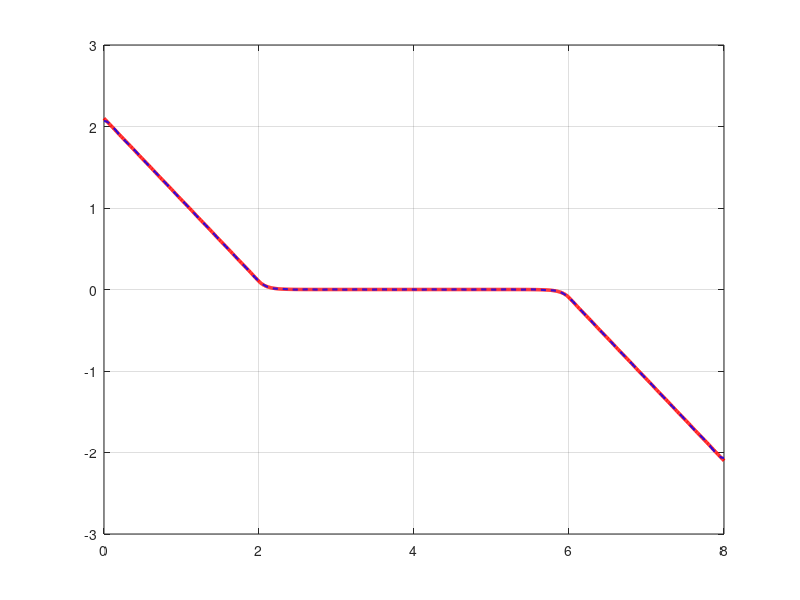

Recreate this plot in MATLAB. (Note: this script raises an error after producing the figure.)
% =========================================================================
% Fourier Cosine Series Convergence for Piecewise Boundary Condition p(x,0)
% =========================================================================
clear; clc; close all;

%% 1. Parameter Definitions
mu    = 1;
Da    = 0.3;
L     = 4; % Length of permeable region
c     = 2; % Length of extension region
G     = 1; % Pressure gradient
H     = 1;           % Channel radius
alpha = 3*mu/(H^2*Da); % Related to permeability
gamma = -G/alpha * sech(alpha*L/2); % Constant from transmural pressure 
N_terms = 50;        % Number of Fourier terms in the sum
W = L + 2*c;         % Total domain width [0, W]

%% 2. Evaluation Grid
x = linspace(0, W, 1000);

%% 3. Exact Piecewise Function p(x,0)=p(x,2H)
% For use on top/bottom boundary
p_exact = zeros(size(x));

for i = 1:length(x)
    xi = x(i);
    if xi >= 0 && xi < c
        p_exact(i) = gamma * sinh(alpha*(c - (L+2*c)/2)) - G*(xi - c);
    elseif xi >= c && xi <= (L + c)
        p_exact(i) = gamma * sinh(alpha*(xi - (L+2*c)/2));
    else % (L + c) < xi <= (L + 2*c)
        p_exact(i) = gamma * sinh(alpha*((L+c) - (L+2*c)/2)) - G*(xi - (L+c));
    end
end

%% 4. Fourier Cosine Series 
a0 = 0; % a0 = 0 by odd symmetry of p(x,0)
p_fourier = (a0 / 2) * ones(size(x));

for n = 1:N_terms
    lambda_n = n * pi / W; % eigenvalue from separation of variables    
    if mod(n, 2) == 0  % when n is EVEN (2, 4, 6...)
        % By odd symmetry of p(x,0) around W/2, integral over [0, W] is 0
        % This is because sinh term is odd and cos term is even.
        % so the integrand is odd.
        a_n = 0;        
    else % n is ODD (1, 3, 5...)
        % Integral over Region 1 [0, c]:
        % Now the integrand is even.
        An = -(gamma / lambda_n) * sinh(alpha*L / 2) * sin(lambda_n * c) ...
             + (G / (lambda_n^2)) * (1 - cos(lambda_n * c));
        % Integral over Region 3 [c,L+2c] will be 2*An
         
        % Integral over Left Half of Region 2 [c, W/2]:
        Bn_half = (gamma / (alpha^2 + lambda_n^2)) * ...
          (-alpha * cosh(alpha*L / 2) * cos(lambda_n * c) ...
           + lambda_n * sinh(alpha*L / 2) * sin(lambda_n * c));
        % By symmetry, the other half [W/2,L+c] is the same.
               
        % Total integral over [0, W] is 2 * (Integral over [0, W/2])
        integral_total = 2 * (An + Bn_half);
        
        a_n = (2 / W) * integral_total;
    end
    
    % Update Fourier Series sum
    p_fourier = p_fourier + a_n * cos(lambda_n * x);
end
%% 5. Plotting Results
% Comparing the plot of p(x,0) to the Fourier series

figure('Color', 'w', 'Position', [100, 100, 900, 500]);
plot(x, p_exact, 'r-', 'LineWidth', 2.5, 'DisplayName', 'Exact Piecewise p(x,0)');
hold on;
plot(x, p_fourier, 'b--', 'LineWidth', 1.5, 'DisplayName', sprintf('Fourier Cosine Series (N = %d)', N_terms));

% Formatting
grid on;
xline(c, 'k:', 'LineWidth', 1.2, 'HandleVisibility', 'off');
xline(L+c, 'k:', 'LineWidth', 1.2, 'HandleVisibility', 'off');

xlabel('x', 'FontSize', 12);
ylabel('p(x,0)', 'FontSize', 12);
title('Convergence of Fourier Cosine Series to Piecewise Boundary Condition', 'FontSize', 14);
legend('Location', 'northwest', 'FontSize', 11);
set(gca, 'FontSize', 11);
%% =========================================================================
% 2D Pressure Field Reconstruction via Fourier Superposition
% Solves Laplace's Equation: p(x,y) = p_lr(x,y) + p_tb(x,y)
% =========================================================================
%
% p_lr(x,y) is the solution to the Left/Right BCs 
% 
%       p_x(0,y) = p_x(L+2c,y) = -G, p(x,0)=p(x,2H) = 0
%
% p_tb(x,y) is the solution to the Top/Bottom BCs
%
%       p_x(0,y) = p_x(L+2c,y) = 0, p(x,0) = p(x,2H) = p_T(x)

%% Grid Setup
Nx = 200; 
Ny = 200;
x = linspace(0, W, Nx);
y = linspace(0, 2*H, Ny);
[X, Y] = meshgrid(x, y);

%% Compute Top-Bottom Component: p_tb(x,y) (Overflow-Safe)
p_tb = zeros(size(X));

for k = 1:N_terms
    n = 2*k - 1;             % Odd mode: 1, 3, 5...
    lambda_n = n * pi / W;
    
    % Fourier coefficients a_n (for odd n)
    An = -(gamma / lambda_n) * sinh(alpha*L / 2) * sin(lambda_n * c) ...
         + (G / (lambda_n^2)) * (1 - cos(lambda_n * c));
     
    Bn_half = (gamma / (alpha^2 + lambda_n^2)) * ...
              (-alpha * cosh(alpha*L / 2) * cos(lambda_n * c) ...
               + lambda_n * sinh(alpha*L / 2) * sin(lambda_n * c));
           
    a_n = (4 / W) * (An + Bn_half);
    
    % Numerically stable vertical ratio (prevents Inf/NaN overflow):
    % Y_profile = (sinh(lambda_n*Y) - sinh(lambda_n*(Y-2H))) / sinh(2*lambda_n*H)
    % Using exp instead to avoid overflow errors

    Y_profile = exp(-lambda_n * (2*H - Y)) + exp(-lambda_n * Y);
    
    p_tb = p_tb + a_n * Y_profile .* cos(lambda_n * X);
end

%% 4. Compute Left-Right Component: p_lr(x,y) (Overflow-Safe)
p_lr = zeros(size(X));

for k = 1:N_terms
    n = 2*k - 1;             % Odd mode: 1, 3, 5...
    mu_n = n * pi / (2*H);
    
    % Numerically stable horizontal ratio:
    % (cosh(mu_n*(X-W)) - cosh(mu_n*X)) / sinh(mu_n*W)
    % Evaluates directly to [exp(-mu_n*X) - exp(-mu_n*(W-X))]
    X_profile = exp(-mu_n * X) - exp(-mu_n * (W - X));
    
    % Coefficient without csch(mu_n*W) since it was absorbed above
    coeff = 1 / (n^2);
    
    p_lr = p_lr + coeff * X_profile .* sin(mu_n * Y);
end

p_lr = -(8 * G * H / (pi^2)) * p_lr;

%% 5. Total Pressure 
P_total = p_lr + p_tb;


%% 6. Visualization: Level Curves (Contours) + Colorbar
figure('Color', 'w', 'Position', [100, 100, 950, 600]);

% A. Filled color contour plot background
[~, h_fill] = contourf(X, Y, P_total, 35, 'LineStyle', 'none');
hold on;

% B. Explicit level curves overlay with contour labels
[C, h_lines] = contour(X, Y, P_total, 20, 'k-', 'LineWidth', 0.8);
clabel(C, h_lines, 'FontSize', 9, 'Color', 'k', 'LabelSpacing', 200);

% C. Domain markers for Region boundaries
xline(c, 'w--', 'LineWidth', 1.5, 'HandleVisibility', 'off');
xline(L+c, 'w--', 'LineWidth', 1.5, 'HandleVisibility', 'off');

% D. Formatting
colormap(turbo);           % Rich colormap for field intensity
cb = colorbar;
cb.Label.String = 'Pressure p(x,y)';
cb.Label.FontSize = 12;

xlabel('x', 'FontSize', 12, 'FontWeight', 'bold');
ylabel('y', 'FontSize', 12, 'FontWeight', 'bold');
title('2D Pressure Field Solution p(x,y) with Contour Level Curves', 'FontSize', 14);

axis equal tight;
set(gca, 'FontSize', 11, 'Layer', 'top');
grid on;
